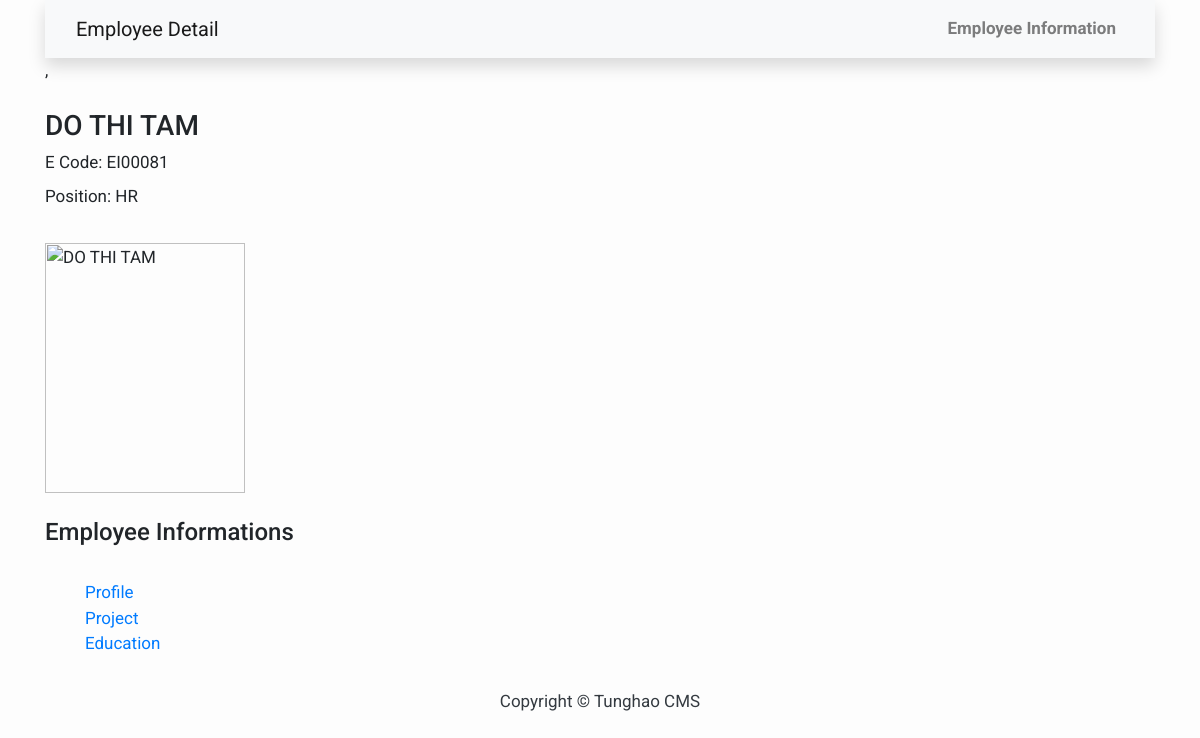
The page /employee/2 on the database its author committed.
### CVEmp/models.py (models this page shows, shortened)
class Employee(models.Model):
	emp_name = models.CharField(max_length=100, unique=True)
	emp_code = models.CharField(max_length=50, unique=True)
	emp_position = models.CharField(max_length=255)
	emp_img = models.ImageField(upload_to='employee/%Y/%m', null=True)
	class Meta:
		ordering = ('emp_name', 'emp_code')

### CVEmp/views.py (the view)
# urls.py: path('<int:pk>', EmployeeDetail.as_view(), name="employee_detail"),
class EmployeeDetail(DetailView):
	model = Employee
	template_name = 'employee/detail_employee.html'
	def get(self, request,*args, **kwargs):
		emp = get_object_or_404(Employee, pk=kwargs['pk'])
		context = { 'emp': emp }
		return render(request, 'employee/detail_employee.html', context)

### templates/employee/detail_employee.html (shortened to what this page needs)
{% extends "base.html" %}
{% block nav-name %}
	Employee Detail
{% endblock nav-name %}
{% block content %}
,
<br>
<br>
<h3>{{ emp.emp_name }}</h3>
<label> E Code: </label>
<span>{{ emp.emp_code }}</span>
<br>
<label> Position:</label>
<span>{{ emp.emp_position }}</span>
<br>
<br>
<img src="{{ MEDIA_URL }}{{ emp.emp_img }}" alt="{{ emp.emp_name }}" width="200" height="250">
<br>
<br>
<h4> Employee Informations </h4>
<br>
<ul>
	<li><a href="{% url 'employee:employee_profile' emp.id %}">Profile</a></li>
	<li><a href="{% url 'employee:employee_project' emp.id %}">Project</a></li>
	<li><a href="{% url 'employee:employee_education' emp.id %}">Education</a></li>
</ul>
{% endblock content %}

### templates/base.html (style rules this page uses)
body { font-family: "Roboto", sans-serif; font-size: 17px; background-color: #fdfdfd; }

### templates/employee/detail_employee.html (style rules this page uses)
ul { list-style-type: none; }

### rows shown on the page
Employee: emp_name "DO THI TAM", emp_code "EI00081", emp_position "HR"
